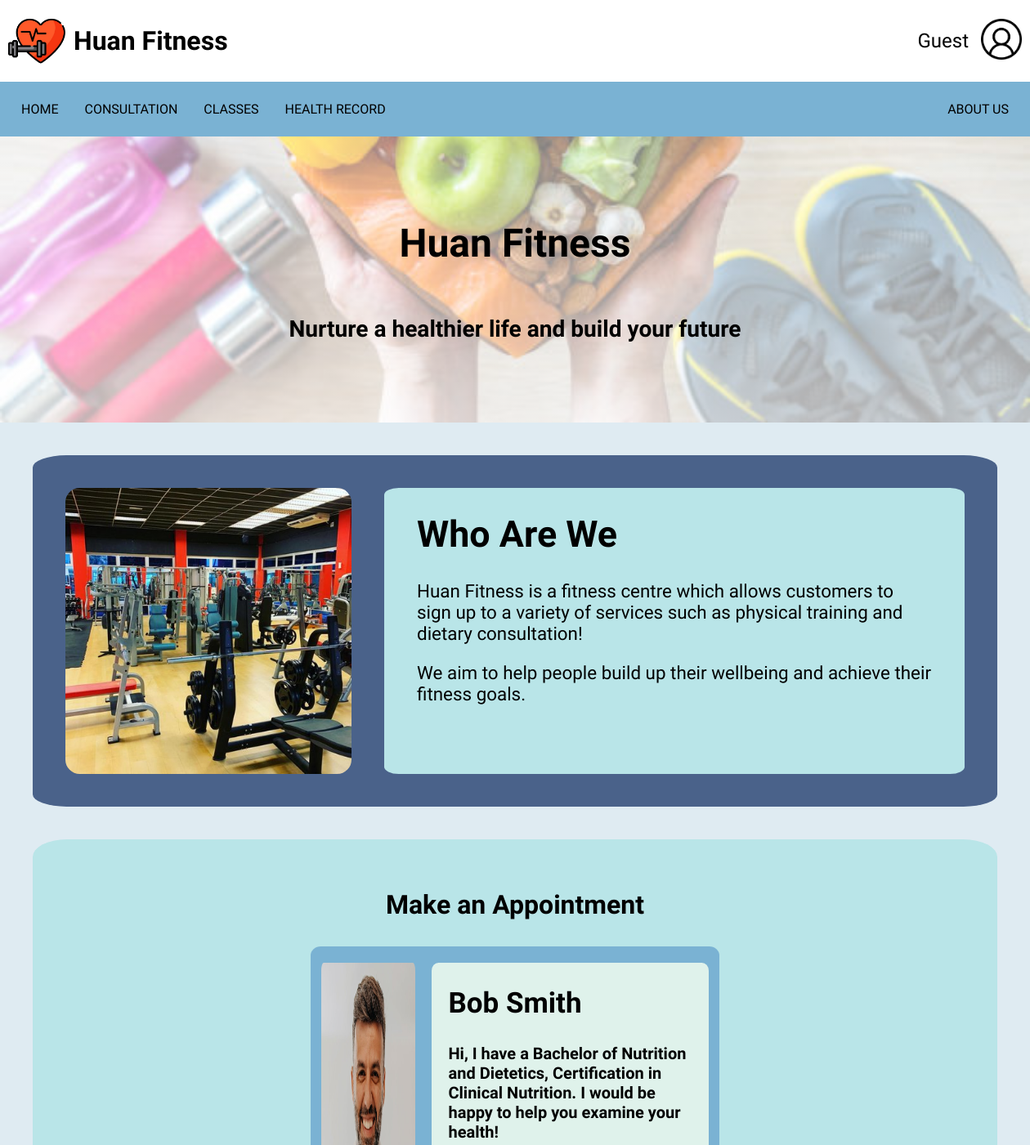
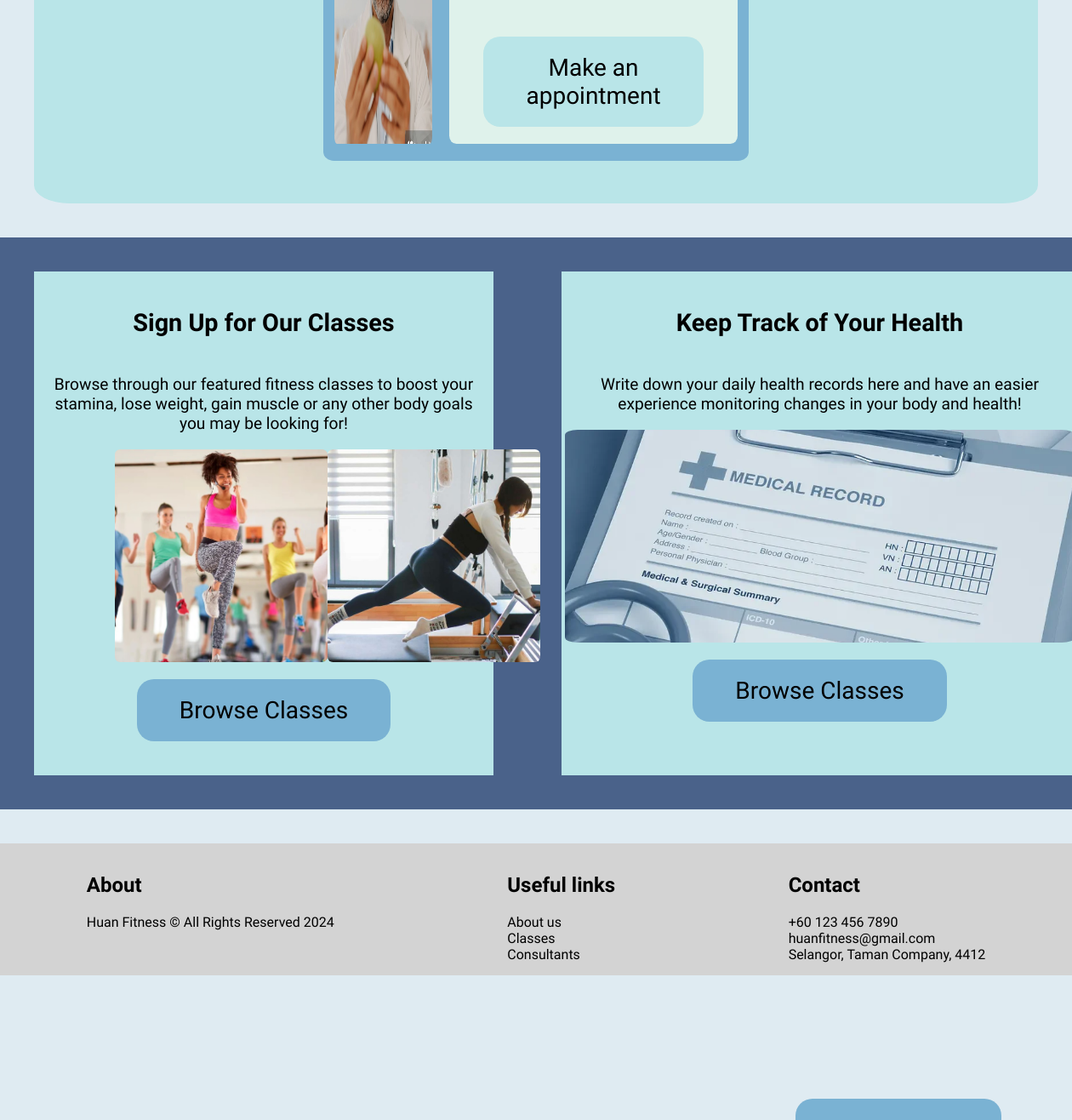
Page /pages/home_page.php on the committed database (2 pictures, top to bottom).
### tables this page shows
CREATE TABLE IF NOT EXISTS Nutritionist (
    id INT(6) UNSIGNED AUTO_INCREMENT PRIMARY KEY,
    nutritionistName VARCHAR(50) NOT NULL,
    nutritonistDesc TEXT,
    nutritionistContact VARCHAR(12) NOT NULL,
    studyRecord VARCHAR(300),
    UNIQUE (nutritionistContact)
);

### server/data.php (called while the page is built, shortened)
<?php
function dataGetResultSql($sql, $pdo, $params, $values)
{
    $stmt = $pdo->prepare($sql);
    $stmt->execute($params);
    $results = $stmt->fetchAll(PDO::FETCH_ASSOC);
    $mappedArray = [];
    foreach ($results as $row) {
        $mappedRow = [];
        foreach ($values as $value) {
            if (isset($row[$value])) {
                $mappedRow[$value] = $row[$value];
            }
        }
        $mappedArray[] = $mappedRow;
    }
    return $mappedArray;
}

### components/ClassBox.php (the view, shortened to what this page needs)
<?php
include_once __DIR__ . '/Buttons.php';
include_once __DIR__ . '/../server/data.php';
function renderNutBox($image, $name, $description)
{
    echo "
    <div class=\"nut-box\">
        <img src=\"$image\" class=\"nut-box-image\">
        <div class=\"nutriDesc\">
            <h2 style='font-size: 35px' class=\"nut-box-name\">$name</h2>
            <h4 style='font-size: 20px' class=\"nut-box-description\">$description</h4>";
    echo "
        </div>
    </div>";
}
?>

### pages/home_page.php (shortened to what this page needs)
<!DOCTYPE html>
<html lang="en">
<head>
</head>
<body style="margin:0px;">
    <?php
    include_once __DIR__ . '/../server/connectDB.php';
    include_once __DIR__ . '/../server/data.php';
    include_once __DIR__ . '/../layout/header.php';
    include_once __DIR__ . '/../layout/footer.php';
    include_once __DIR__ . '/../layout/title.php';
    include_once __DIR__ . '/../components/Buttons.php';
    include_once __DIR__ . '/../components/ClassBox.php';
    renderTitle('Huan Fitness', 'Nurture a healthier life and build your future', '../asset/image/HomepageTitle.jpeg', ''); ?>
    <div class="home_about">
        <img src="../asset/image/aboutHomepage.jpg" style="width: 350px; height: 350px; border-radius: 5%;">
        <div class="home_about_content">
            <h1>Who Are We</h1>
            <p>Huan Fitness is a fitness centre which allows customers to sign up to a variety of services such as
                physical training and dietary consultation!</p>
            <p>We aim to help people build up their wellbeing and achieve their fitness goals.</p>
            <div class="button_absolute">
                <?php renderBigButton('../pages/about.php', '', 'Learn more', 'button', '#7AB2D3') ?>
            </div>
        </div>
    </div>
    <div class="home_nutritionist">
        <h1>Make an Appointment</h1>
        <?php
        $sql = 'SELECT * FROM nutritionist';
        $consultants = dataGetResultSql($sql, $pdo, [], ['id', 'nutritionistName', 'studyRecord']);
        foreach ($consultants as $consultant) {
            renderNutBox('../asset/image/nutritionist' . $consultant['id'] . '.png', $consultant['nutritionistName'], 'Hi, I have a ' . $consultant['studyRecord'] . '. I would be happy to help you examine your health!');
        }
        ?>
    </div>
    <div class="home_content">
        <div class="home_class">
            <h2>Sign Up for Our Classes</h2>
            <p>Browse through our featured fitness classes to boost your stamina, lose weight, gain muscle or any other
                body goals you may be looking for!</p>
            <div style="display: flex; justify-content: space-between; width: 70%;">
                <img src="../asset/image/Cardio Blast.jpg" style="width: 250px; height: 250px; border-radius: 2.5%;">
                <img src="../asset/image/Advanced Pilates.jpg"
                    style="width: 250px; height: 250px; border-radius: 2.5%;">
            </div>
        </div>
        <div class="home_health">
            <h2>Keep Track of Your Health</h2>
            <p>Write down your daily health records here and have an easier experience monitoring changes in your body
                and health!</p>
            <img src="../asset/image/record_health.png" style="height: 250px; border-radius: 2.5%;">
            <?php
            if (isset($_SESSION['userinput']) && $_SESSION['userinput']) {
                renderBigButton('../pages/record_health.php', '', 'Start Recording', 'button', '#7AB2D3');
            } else {
                renderBigButton('../pages/form_login.php', '', 'Browse Classes', 'button', '#7AB2D3');
            }
            ?>
        </div>
    </div>
</body>
</html>

### components/Buttons.php (shortened to what this page needs)
<?php
function renderBigButton($link, $function, $text, $inputType, $bgColor)
{
    echo "
    <a href=\"$link\" style=\"text-decoration: none;\">
        <button type=\"$inputType\" onclick=\"$function\" class=\"big-button\" style='background-color:$bgColor; color: black;'>
            $text
        </button>
    </a>";
}
?>

### asset/css/style.css (style rules this page uses)
* { font-family: "Plus Jakarta Sans", sans-serif; }
body { margin: 0px; background-color: #dfebf2; padding: 0px; }
html { scroll-behavior: smooth; }

### pages/home_page.php (style rules this page uses)
.home_nutritionist { display: flex; flex-direction: column; justify-content: center; align-items: center; background-color: #B9E5E8; border-radius: 3.5%; padding: 40px; margin: 40px; }
.home_about { background-color: #4A628A; border-radius: 3.5%; padding: 40px; margin: 40px; display: flex; }
.home_about_content { background-color: #B9E5E8; margin-left: 40px; width: 100%; border-radius: 2.5%; padding-left: 40px; padding-right: 40px; font-size: 140%; }
.button_absolute { position: absolute; bottom: -2.5%; right: 5%; }
.home_content { background-color: #4A628A; margin-bottom: 40px; display: flex; justify-content: space-between; }
.home_class, .home_health { background-color: #B9E5E8; margin: 40px; padding: 20px; width: 45%; display: flex; flex-direction: column; align-items: center; font-size: 120%; text-align: center; }

### components/Buttons.php (style rules this page uses)
.big-button { cursor: pointer; font-size: 28px; border: solid 0px black; border-radius: 20px; padding: 20px 50px; margin: 20px; }

### components/ClassBox.php (style rules this page uses)
.nut-box { padding: 20px; display: none; justify-content: center; background-color: #7AB2D3; margin: 10px 300px; animation: fade 1s ease-in-out forwards; border-radius: 2.5%; }
.nut-box-image { width: 25%; border-radius: 2.5%; }
.nutriDesc { flex: 1; background-color: #DFF2EB; margin-left: 20px; border-radius: 2.5%; padding-left: 20px; padding-right: 20px; }
.nut-box-name { font-size: 24px; }
.nut-box-description { font-size: 16px; }

### rows in the picture
nutritionist: nutritionistName "Bob Smith", description "Hi, I have a Bachelor of Nutrition and Dietetics, Certification in Clinical Nutrition. I would be happy to help you examine your health!"

### other values in the picture
$title "Huan Fitness"
$desc "Nurture a healthier life and build your future"
$text "Browse Classes Browse Classes"
